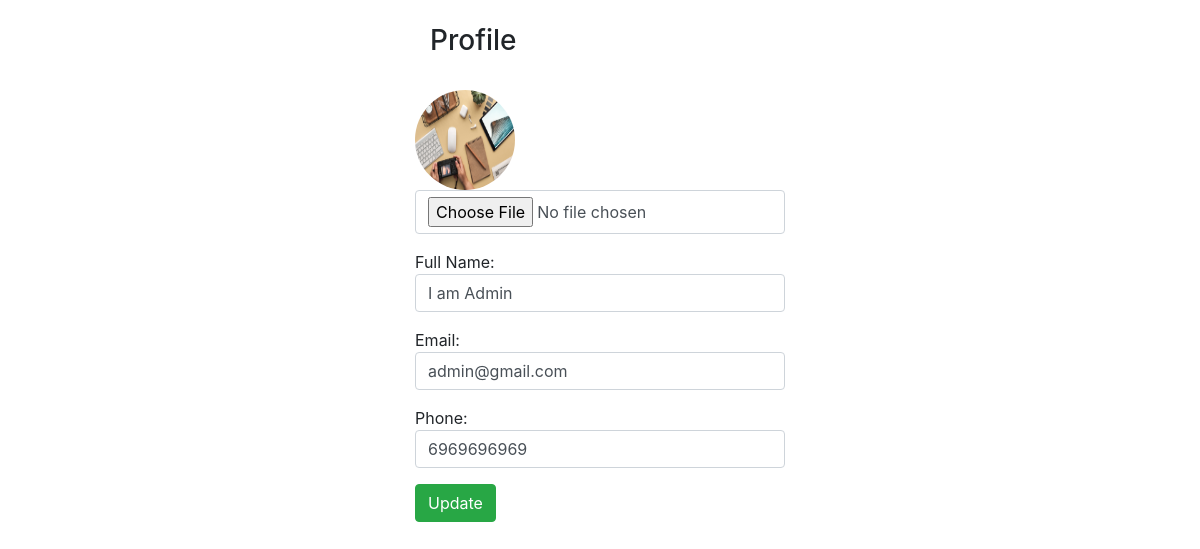
The app's page /profile/ (signed in), older data.
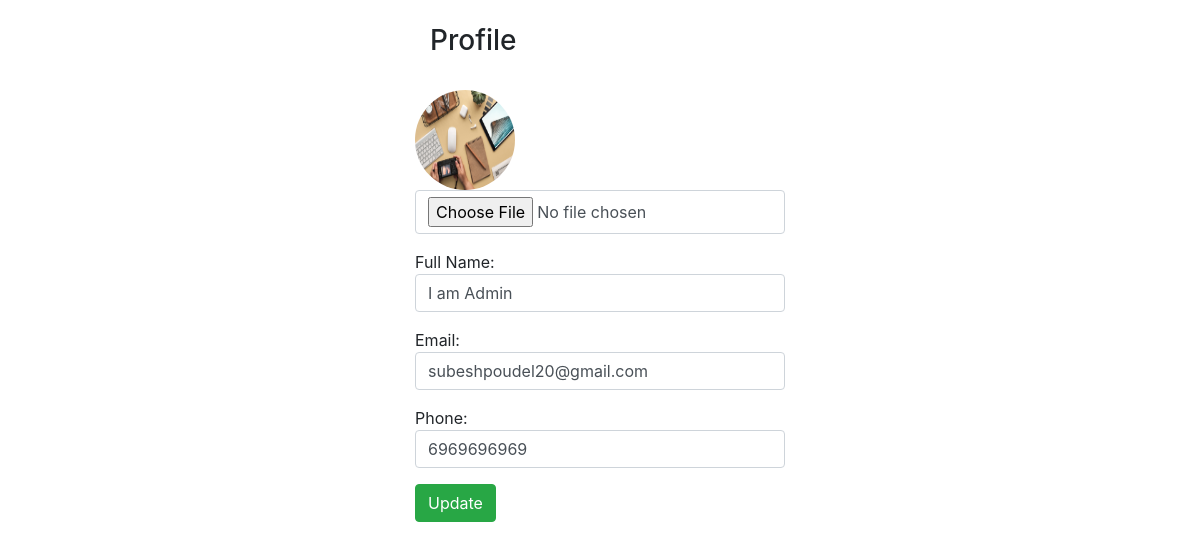
The same page, newer data.
### authentication/models.py (models this page shows, shortened)
class Profile(models.Model):
    user = models.OneToOneField(
        CustomUser,
        on_delete=models.CASCADE,
    )
    image = models.ImageField(upload_to="authentication/image/")

class CustomUser(AbstractUser):
    email = models.EmailField(unique=True)
    fullname = models.CharField(max_length=100,default="")
    phone = models.CharField(max_length=10, null=False)
    USERNAME_FIELD = 'email'
    REQUIRED_FIELDS = ['username']

### authentication/views.py (the view, shortened to what this page needs)
# urls.py: path('profile/',views.profile,name="profile"),
@login_required
def profile(request):
    user=request.user
    profile=Profile.objects.get(user=user)
    return render(request, 'authentication/profile.html', {'user': request.user, 'profile':profile})

### templates/authentication/profile.html (shortened to what this page needs)
<!DOCTYPE html>
<html lang="en">
  <head>
    <link
      rel="stylesheet"
      href="https://cdn.jsdelivr.net/npm/bootstrap@4.0.0/dist/css/bootstrap.min.css"
    />
  </head>
  <body>
    <div class="container" style="padding-left: 400px">
      <div class="section">
        <br />
        <h3>Profile</h3>
        <br />
        <div class="row">
          <form action="/profile/" method="post" enctype="multipart/form-data">
            <div class="form-group">
              <img src="{{ profile.image.url }}" style="height: 100px; width: 100px;border-radius: 50%;">
              <input class="form-control" type="file" name="image" />
            </div>
            <div class="form-group">
              Full Name:
              <input
                class="form-control"
                type="text"
                name="username"
                value="{{user.username}}"
              />
            </div>
            <div class="form-group">
              Email:
              <input
                class="form-control"
                type="email"
                name="email"
                value="{{user.email}}"
              />
            </div>
            <div class="form-group">
              Phone:
              <input
                class="form-control"
                type="number"
                name="phone"
                value="{{user.phone}}"
              />
            </div>
            <input class="btn btn-success" type="submit" value="Update" />
          </form>
        </div>
      </div>
    </div>
  </body>
</html>

Row changes from the older to the newer data that the page shows:
changed CustomUser "I am Admin": email "admin@gmail.com" → "subeshpoudel20@gmail.com"
